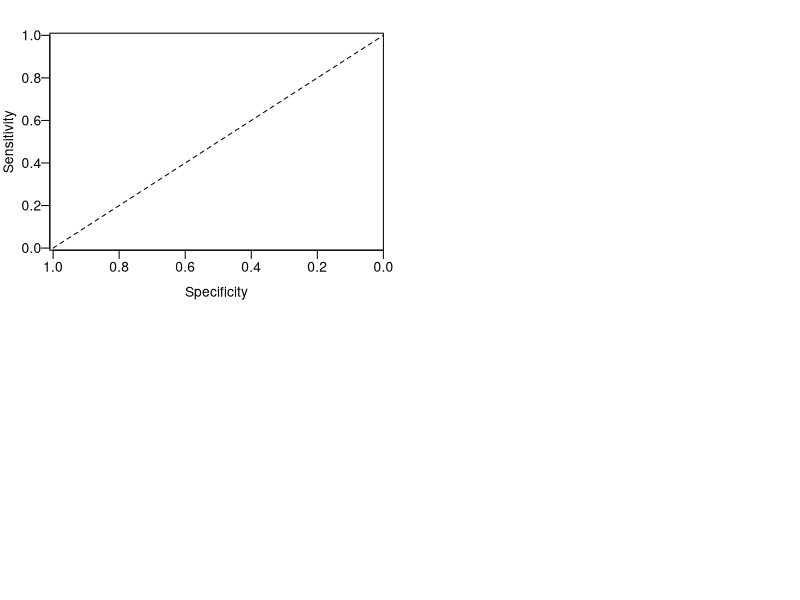

This figure's R source: (Note: this script raises an error after producing the figure.)
#**Figure 1: Prediction of RESPONSE/REMISSION in treated subjects using all clinical metadata, baseline microbiome alone, and combined**
#	*Question:* Can the microbiome, clinical metadata, or combined models reliably predict response?
#*Goal:* Show clinical metadata isn’t great for prediction and improvement of prediction using microbiome. Show taxa marked as important for prediction are abundant enough to care about
#A. Response ROCs
#B. Response Model Performance vs. reality
#C. Top predictive taxa and abundance based on response	
#D. REMISSION ROCs
#E. REMISSION Model Performance vs. reality
#F. Top predictive taxa and abundance based on remission

#tiff(RelRSPwk6Fig )

#tiff('figures/Figure1.tiff', height=12, width=10, units='in', res=300)
pdf("figures/Week6response.AUC.pdf", height=12, width=10)
layout(matrix(c(1,2,3,4), 2, 2, byrow = TRUE))

par(mar=c(3,3,2,1), mgp=c(2,0.5,0))
plot(c(1,0),c(0,1), type='l', lty=2, xlim=c(1.01,0), ylim=c(-0.01,1.01), xaxs='i', yaxs='i', ylab='Sensitivity', xlab='Specificity', las=1)
plot(otu_relrespWK6_roc, add=T, lwd=2, col='royalblue', lty=1)
plot(md_relrespWK6_roc, add=T, lwd=2, col='grey5', lty=1)
plot(mdotu_relrespWK6_roc, add=T, lwd=2, col='red', lty=1)
title("Predicting Week 6 Response")
legend('bottomright', c(sprintf('Week 0 OTUs : AUC=%.3f',otu_relrespWK6_roc$auc), sprintf('Week 0 Clinical Data: AUC=%.3f',md_relrespWK6_roc$auc), sprintf('Combined: AUC=%.3f',mdotu_relrespWK6_roc$auc)), lwd=2, col=c('royalblue', 'grey5', 'red'), bty='n', lty=1)
#mtext('A', at=1, side=3, line=0.1, font=2, cex=2)
#legend('bottomright', c(sprintf('Week 0 OTUs : AUC=%.3f',otu_relrespWK6_roc$auc), sprintf('Combined: AUC=%.3f',mdotu_relrespWK6_roc$auc)), lwd=2, col=c('royalblue', 'red'), bty='n', lty=1)

cutoff <- coords(roc=mdotu_relrespWK6_roc, x='best', best.method='y', ret=c('threshold'))
mdotu_relrespWK6_spec <- coords(mdotu_relrespWK6_roc, x=cutoff, input='thr', ret='spec')
mdotu_relrespWK6_sens <- coords(mdotu_relrespWK6_roc, x=mdotu_relrespWK6_spec, input='spec', ret='sens')
mdotu_relrespWK6_thr <- coords(mdotu_relrespWK6_roc, x=mdotu_relrespWK6_spec, input='spec', ret='thr')

points(coords(mdotu_relrespWK6_roc, x=cutoff, input='threshold', ret='specificity'),coords(mdotu_relrespWK6_roc, x=cutoff, input='threshold', ret='sensitivity'), col='red', cex=1.5, pch=10)

cutoff <- coords(roc=otu_relrespWK6_roc, x='best', best.method='y', ret=c('threshold'))
otu_relrespWK6_spec <- coords(otu_relrespWK6_roc, x=cutoff, input='thr', ret='spec')
otu_relrespWK6_sens <- coords(otu_relrespWK6_roc, x=otu_relrespWK6_spec, input='spec', ret='sens')
otu_relrespWK6_thr <- coords(otu_relrespWK6_roc, x=otu_relrespWK6_spec, input='spec', ret='thr')
points(coords(otu_relrespWK6_roc, x=cutoff, input='threshold', ret='specificity'),coords(otu_relrespWK6_roc, x=cutoff, input='threshold', ret='sensitivity'), col='royalblue', cex=1.5, pch=10)

cutoff <- coords(roc=md_relrespWK6_roc, x='best', best.method='y', ret=c('threshold'))
md_relrespWK6_spec <- coords(md_relrespWK6_roc, x=cutoff, input='thr', ret='spec')
md_relrespWK6_sens <- coords(md_relrespWK6_roc, x=md_relrespWK6_spec, input='spec', ret='sens')
md_relrespWK6_thr <- coords(md_relrespWK6_roc, x=md_relrespWK6_spec, input='spec', ret='thr')

points(coords(md_relrespWK6_roc, x=cutoff, input='threshold', ret='specificity'),coords(md_relrespWK6_roc, x=cutoff, input='threshold', ret='sensitivity'), col='black', cex=1.5, pch=10)

#pdf('data/figures/RSPwk6abunds.#pdf', height=6, width=8)
#plot(1, type='n', xlim=c(0.5,2.5), ylim=c(0,1), ylab='', xlab='Response Week 6', xaxt='n', cex.axis=1.2)
#title('Response Status Compared to Combined Model')
#set.seed(32016)
#stripchart(at=1, mdotu_relrespWK6_probs[mdotu_relrespWK6$'RelRSPwk6'==0], vertical=T, method='jitter', jitter=0.4, pch=21, bg='orange', add=T, cex=1.5)
#stripchart(at=2, mdotu_relrespWK6_probs[mdotu_relrespWK6$'RelRSPwk6'==1], vertical=T, method='jitter', jitter=0.4, pch=21, bg='royalblue', add=T, cex=1.5)
#mtext(side=2, text='Probability of Response', line=2.2, cex=0.8)
#axis(1, at=c(1,2), labels=c('No', 'Yes'), cex.axis=1.2)
#cutoff <- coords(roc=mdotu_relrespWK6_roc, x='best', best.method='y', ret=c('threshold')) #gives best point on curve for cutoff
#abline(h=cutoff, lty=2)
#legend("top", lty=2, sprintf('Model Threshold'))
#mtext('B', at=0.5, side=3, line=0.1, font=2, cex=2)

tax<-read.table("../data/Jan400.simple.taxonomy.txt", header=T, sep='\t')


#Abundance stripchart or most predictive otus
oturf_otus  <- as.character(ordered(otu_relrespWK6_rf$Xopt))
oturf_otus <- oturf_otus[1:10]
#oturf_otus
no_abunds <- otu_relrespWK6[otu_relrespWK6$RelRSPwk6=='0', oturf_otus]/10000 + 1e-5
no_abunds <-na.omit(no_abunds)
yes_abunds <- otu_relrespWK6[otu_relrespWK6$RelRSPwk6=='1', oturf_otus]/10000 + 1e-5
yes_abunds<- na.omit(yes_abunds)

#pdf('figures/oturelRSPwk6abunds.pdf', height=6, width=8)
#layout(1)
par(mar=c(4, 12, 2, 1))
plot(1, type="n", ylim=c(0,length(oturf_otus )*2), xlim=c(1e-5,3), log="x", ylab="", xlab="Relative Abundance (%)", xaxt="n", yaxt="n")
#title('Abundance of Top OTUs from Microbiome Model')
set.seed(32016)
index <- 1
for(i in oturf_otus ){
	stripchart(at=index-0.35, jitter(yes_abunds[,i], amount=1e-6), pch=21, bg=alpha("royalblue1", alpha=0.5), method="jitter", jitter=0.2, add=T, cex=1, lwd=0.5)
	stripchart(at=index+0.35, jitter(no_abunds[,i], amount=1e-6), pch=21, bg=alpha("orange", alpha=0.5), method="jitter", jitter=0.2, add=T, cex=1, lwd=0.5)
	segments(median(yes_abunds[,i]),index-0.7,median(yes_abunds[,i]),index-0.1, lwd=6, col = "black", lty = "solid")
	segments(median(no_abunds[,i]),index+0.7,median(no_abunds[,i]),index+0.1, lwd=6, col = "black", lty = "solid")
	segments(median(yes_abunds[,i]),index-0.7,median(yes_abunds[,i]),index-0.1, lwd=3, col = "red", lty = "solid")
	segments(median(no_abunds[,i]),index+0.7,median(no_abunds[,i]),index+0.1, lwd=3, col = "red", lty = "solid")
	index <- index + 2
}
#oturf_otus
rf_tax<-data.frame(oturf_otus)
colnames(rf_tax) <- c('OTU')

oturf_tax<-merge(rf_tax, tax, by='OTU')
oturf_tax<-oturf_tax[match(rf_tax$OTU, oturf_tax$OTU),]
oturf_tax<-oturf_tax$Label
oturf_tax <- gsub("_", " ", oturf_tax)
axis(2, at=seq(1,index-2,2), labels=oturf_tax, font =3, las=1, line=0, tick=F, cex.axis=1)
axis(1, at=c(1e-5, 1e-4, 1e-3, 1e-2, 1e-1, 1e0), label=c("0", "0.01", "0.1", "1", "10", "100"))
legend('topright', legend=c("Week 6 Nonresponder", "Week 6 Responder"), pch=c(21, 21), pt.bg=c("orange","royalblue1"), cex=1)
mtext('B', at=1e-8, side=3, line=0.1, font=2, cex=2)


#Remission
par(mar=c(3,3,2,1), mgp=c(2,0.5,0))
plot(c(1,0),c(0,1), type='l', lty=2, xlim=c(1.01,0), ylim=c(-0.01,1.01), xaxs='i', yaxs='i', ylab='Sensitivity', xlab='Specificity', las=1)
plot(otu_remWK6_roc, add=T, lwd=2, col='royalblue', lty=1)
plot(md_remWK6_roc, add=T, lwd=2, col='grey5', lty=1)
plot(mdotu_remWK6_roc, add=T, lwd=2, col='red', lty=1)
#title("Predicting Week 6 Remission")
legend('bottomright', c(sprintf('Week 0 OTUs : AUC=%.3f', otu_remWK6_roc$auc),sprintf('Combined: AUC=%.3f',mdotu_remWK6_roc$auc), sprintf('Week 0 Clinical Data: AUC=%.3f',md_remWK6_roc$auc)), lwd=2, col=c('royalblue', 'red', "grey5"), bty='n', lty=1)
mtext('C', at=1, side=3, line=0.1, font=2, cex=2)

cutoff <- coords(roc=mdotu_remWK6_roc, x='best', best.method='y', ret=c('threshold'))
mdotu_remWK6_spec <- coords(mdotu_remWK6_roc, x=cutoff, input='thr', ret='spec')
mdotu_remWK6_sens <- coords(mdotu_remWK6_roc, x=mdotu_remWK6_spec, input='spec', ret='sens')
mdotu_remWK6_thr <- coords(mdotu_remWK6_roc, x=mdotu_remWK6_spec, input='spec', ret='thr')

points(coords(mdotu_remWK6_roc, x=cutoff, input='threshold', ret='specificity'),coords(mdotu_remWK6_roc, x=cutoff, input='threshold', ret='sensitivity'), col='red', cex=1.5, pch=10)

cutoff <- coords(roc=otu_remWK6_roc, x='best', best.method='y', ret=c('threshold'))
otu_remWK6_spec <- coords(otu_remWK6_roc, x=cutoff, input='thr', ret='spec')
otu_remWK6_sens <- coords(otu_remWK6_roc, x=otu_remWK6_spec, input='spec', ret='sens')
otu_remWK6_thr <- coords(otu_remWK6_roc, x=otu_remWK6_spec, input='spec', ret='thr')
points(coords(otu_remWK6_roc, x=cutoff, input='threshold', ret='specificity'),coords(otu_remWK6_roc, x=cutoff, input='threshold', ret='sensitivity'), col='royalblue', cex=1.5, pch=10)

cutoff <- coords(roc=md_remWK6_roc, x='best', best.method='y', ret=c('threshold'))
md_remWK6_spec <- coords(md_remWK6_roc, x=cutoff, input='thr', ret='spec')
md_remWK6_sens <- coords(md_remWK6_roc, x=md_remWK6_spec, input='spec', ret='sens')
md_remWK6_thr <- coords(md_remWK6_roc, x=md_remWK6_spec, input='spec', ret='thr')

points(coords(md_remWK6_roc, x=cutoff, input='threshold', ret='specificity'),coords(md_remWK6_roc, x=cutoff, input='threshold', ret='sensitivity'), col='black', cex=1.5, pch=10)
#dev.off()

#compared to model
#plot(1, type='n', xlim=c(0.5,2.5), ylim=c(0,1), ylab='', xlab='Remission Week 6', xaxt='n', cex.axis=1.2)
#title('Remission Status Compared to Combined Model')
#set.seed(32016)
#stripchart(at=1, mdotu_remWK6_probs[mdotu_remWK6$REMISSwk6=='0'], vertical=T, method='jitter', jitter=0.4, pch=21, bg='orange', add=T, cex=1.5)
#stripchart(at=2, mdotu_remWK6_probs[mdotu_remWK6$REMISSwk6=='1'], vertical=T, method='jitter', jitter=0.4, pch=21, bg='royalblue', add=T, cex=1.5)
#mtext(side=2, text='Probability of Response', line=2.2, cex=0.8)
#axis(1, at=c(1,2), labels=c('No', 'Yes'), cex.axis=1.2)
#cutoff <- coords(roc=mdotu_remWK6_roc, x='best', best.method='y', ret=c('threshold')) #gives best point on curve for cutoff
#abline(h=cutoff, lty=2)
#legend("top", lty=2, sprintf('Model Threshold'))
#mtext('E', at=0.5, side=3, line=0.1, font=2, cex=2)

#Abundance stripchart or most predictive otus
tax<-read.table("../data/Jan400.simple.taxonomy.txt", header=T, sep='\t')

oturf_otus  <- as.character(otu_remWK6_rf$Xopt)
oturf_otus <- oturf_otus[1:10]
no_abunds <- otu_remWK6[otu_remWK6$REMISSwk6=='0', oturf_otus]/10000 + 1e-5
no_abunds <-na.omit(no_abunds)
yes_abunds <- otu_remWK6[otu_remWK6$REMISSwk6=='1', oturf_otus]/10000 + 1e-5
yes_abunds<- na.omit(yes_abunds)

#pdf('figures/otuREMwk6abunds.pdf', height=6, width=8)
#layout(1)
par(mar=c(4, 14, 2, 1))
plot(1, type="n", ylim=c(0,length(oturf_otus )*2), xlim=c(1e-5,3), log="x", ylab="", xlab="Week 0 Relative Abundance (%)", xaxt="n", yaxt="n")
#title('Abundance of Top OTUs from Microbiome Model')
set.seed(32016)
index <- 1
for(i in oturf_otus ){
	stripchart(at=index-0.35, jitter(yes_abunds[,i], amount=1e-6), pch=21, bg=alpha("royalblue1", alpha=0.25), method="jitter", jitter=0.2, add=T, cex=1, lwd=0.5)
	stripchart(at=index+0.35, jitter(no_abunds[,i], amount=1e-6), pch=21, bg=alpha("orange", alpha=0.25), method="jitter", jitter=0.2, add=T, cex=1, lwd=0.5)
	segments(median(yes_abunds[,i]),index-0.9,median(yes_abunds[,i]),index, lwd=4)
	segments(median(no_abunds[,i]),index+0.9,median(no_abunds[,i]),index, lwd=4)
	index <- index + 2
}
#oturf_otus
rf_tax<-data.frame(oturf_otus)
colnames(rf_tax) <- c('OTU')

oturf_tax<-merge(rf_tax, tax, by='OTU')
oturf_tax<-oturf_tax[match(rf_tax$OTU, oturf_tax$OTU),]
oturf_tax<-oturf_tax$Label
oturf_tax <- gsub("_", " ", oturf_tax)
axis(2, at=seq(1,index-2,2), labels=oturf_tax, font = 3, las=1, line=0, tick=F, cex.axis=1)
axis(1, at=c(1e-5, 1e-4, 1e-3, 1e-2, 1e-1, 1e0), label=c("0", "0.01", "0.1", "1", "10", "100"))
legend('topright', legend=c("Week 6 Nonremitter", "Week 6 Remitter"), pch=c(21, 21), pt.bg=c("orange","royalblue1"), cex=1)
mtext('D', at=1e-8, side=3, line=0.1, font=2, cex=2)

dev.off()




